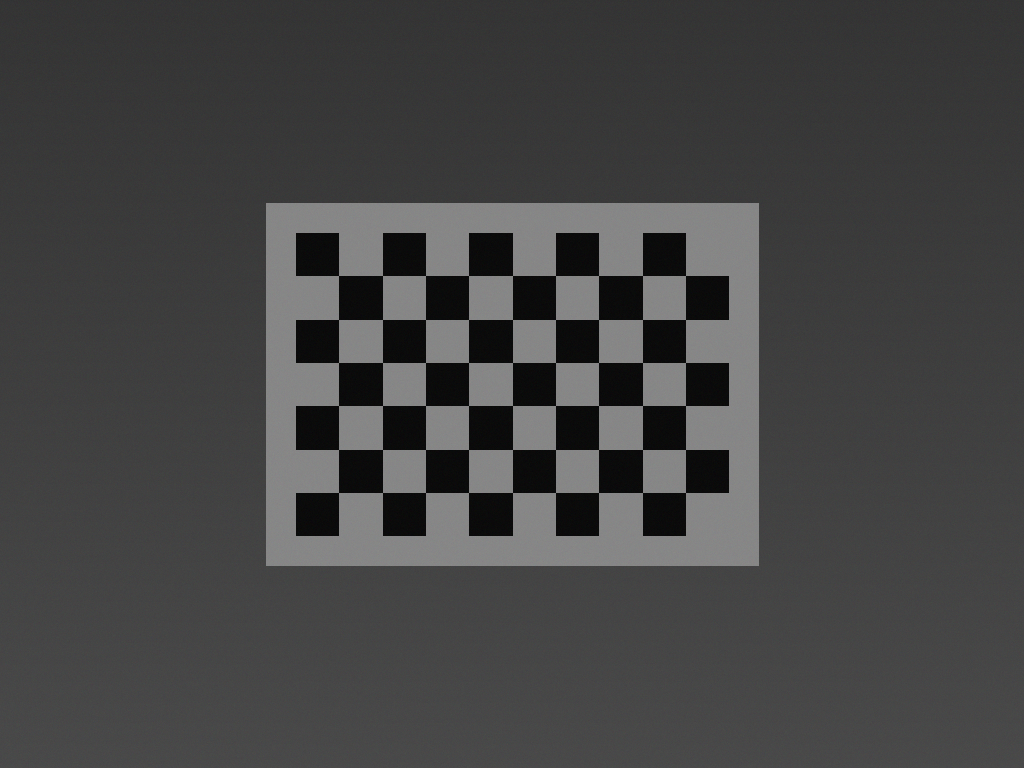
#> input picture 应用层项目/相机标定/assets/calib_01.png, 1024 x 768 px; its folder holds 4 pictures in this run
$ python demo.py
#> lines starting #> are read from the running program, lines starting #| are printed output that depends on the picture; after the words box and inside, x2 and y2 are one past the last pixel; in counts of white or black regions, pixels touching at a corner belong together
# -*- coding: utf-8 -*-
"""相机标定：用 12 张棋盘格视图求内参与畸变系数，并用重投影误差检验标定质量。

思路：
    1. 每张图检测 9x6 内角点并做亚像素细化；
    2. calibrateCamera 求 K、畸变系数，同时输出每张图的重投影误差；
    3. 用标定结果去畸变，与原图并排对比，误差按视图画成柱状图。

核心函数：cv2.findChessboardCorners / cv2.cornerSubPix / cv2.calibrateCamera / cv2.undistort
输出：output/calib_corners.png、calib_undistort.png、calib_errors.png
"""

import argparse
import glob
import os
import sys

try:
    import cv2
    import numpy as np
except ImportError:  # pragma: no cover
    sys.exit("缺少依赖：pip install opencv-contrib-python numpy")

HERE = os.path.dirname(os.path.abspath(__file__))
PROJ = os.path.dirname(HERE)
ASSETS = os.path.join(PROJ, "assets")
OUT = os.path.join(PROJ, "output")

PATTERN = (9, 6)      # 内角点列数、行数
SQUARE_MM = 25.0      # 方格边长
CRIT = (cv2.TERM_CRITERIA_EPS | cv2.TERM_CRITERIA_MAX_ITER, 40, 1e-4)


def save(name, img):
    os.makedirs(OUT, exist_ok=True)
    path = os.path.join(OUT, name)
    cv2.imwrite(path, img)
    print("已保存", os.path.relpath(path, PROJ))


def tile(images, size=(420, 320)):
    """把若干张图缩放到同一尺寸后横向/纵向拼图。"""
    thumbs = [cv2.resize(im, size) for im in images]
    return np.vstack(thumbs) if len(thumbs) == 1 else np.hstack(thumbs)


def bar_chart(values, labels, size=(760, 360), title="reprojection error (px)"):
    """用 OpenCV 手绘柱状图，避免引入 matplotlib。"""
    w, h = size
    canvas = np.full((h, w, 3), 255, np.uint8)
    cv2.putText(canvas, title, (14, 26), cv2.FONT_HERSHEY_SIMPLEX, 0.7, (30, 30, 30), 2)
    top = max(max(values) * 1.25, 0.5)
    x0, y0, plot_h = 50, h - 40, h - 90
    cv2.line(canvas, (x0, y0), (w - 20, y0), (0, 0, 0), 1)
    cv2.line(canvas, (x0, y0), (x0, y0 - plot_h), (0, 0, 0), 1)
    bw = (w - x0 - 30) / len(values)
    for i, (v, lab) in enumerate(zip(values, labels)):
        bx = int(x0 + i * bw + bw * 0.2)
        bh = int(plot_h * v / top)
        color = (60, 160, 60) if v < np.mean(values) * 1.5 else (40, 90, 200)
        cv2.rectangle(canvas, (bx, y0 - bh), (int(bx + bw * 0.6), y0), color, -1)
        cv2.putText(canvas, "%.2f" % v, (bx - 2, y0 - bh - 6), cv2.FONT_HERSHEY_SIMPLEX, 0.4, (0, 0, 0), 1)
        cv2.putText(canvas, lab, (bx, y0 + 18), cv2.FONT_HERSHEY_SIMPLEX, 0.4, (0, 0, 0), 1)
    return canvas


def main():
    ap = argparse.ArgumentParser(description="棋盘格相机标定")
    ap.add_argument("--pattern", default="%dx%d" % PATTERN)
    ap.add_argument("--square-mm", type=float, default=SQUARE_MM)
    ap.add_argument("--display", action="store_true")
    args = ap.parse_args()

    cols, rows = (int(v) for v in args.pattern.lower().split("x"))
    files = sorted(glob.glob(os.path.join(ASSETS, "calib_*.png")))
    if not files:
        sys.exit("assets/ 下没有 calib_*.png")

    objp = np.zeros((cols * rows, 3), np.float32)
    objp[:, :2] = np.mgrid[0:cols, 0:rows].T.reshape(-1, 2) * args.square_mm

    object_points, image_points, used, previews = [], [], [], []
    for path in files:
        img = cv2.imread(path)
#> img is the input picture: shape (768, 1024, 3); mean B, G, R 68.5, 68.5, 68.5
        gray = cv2.cvtColor(img, cv2.COLOR_BGR2GRAY)
        ok, corners = cv2.findChessboardCorners(gray, (cols, rows), None)
#> ok = True; corners = 54 rows, first 8: [338.5, 275.5], [382.5, 275.5], [425.5, 275.5], [468.5, 275.5], [512.5, 275.5], [555.5, 275.5], [598.5, 275.5], [642.5, 275.5]
        if not ok:
            print("跳过（没找到角点）：", os.path.basename(path))
            continue
        corners = cv2.cornerSubPix(gray, corners, (11, 11), (-1, -1), CRIT)
        object_points.append(objp)
        image_points.append(corners)
        used.append(os.path.basename(path))
        if len(previews) < 2:
            vis = img.copy()
            cv2.drawChessboardCorners(vis, (cols, rows), corners, ok)
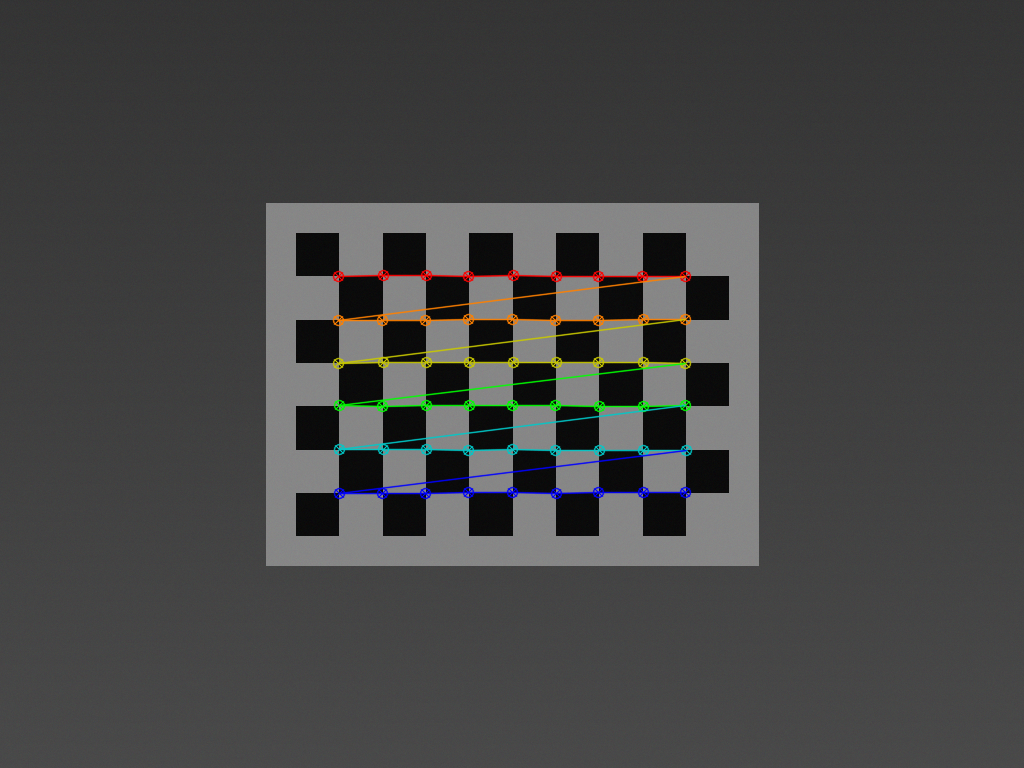
#> vis: shape (768, 1024, 3); 1.98% of pixels changed, all inside (x1, y1, x2, y2) = (332, 269, 693, 500)
            previews.append(vis)
#> pass 2 of the loop in main, `for path in files:`:
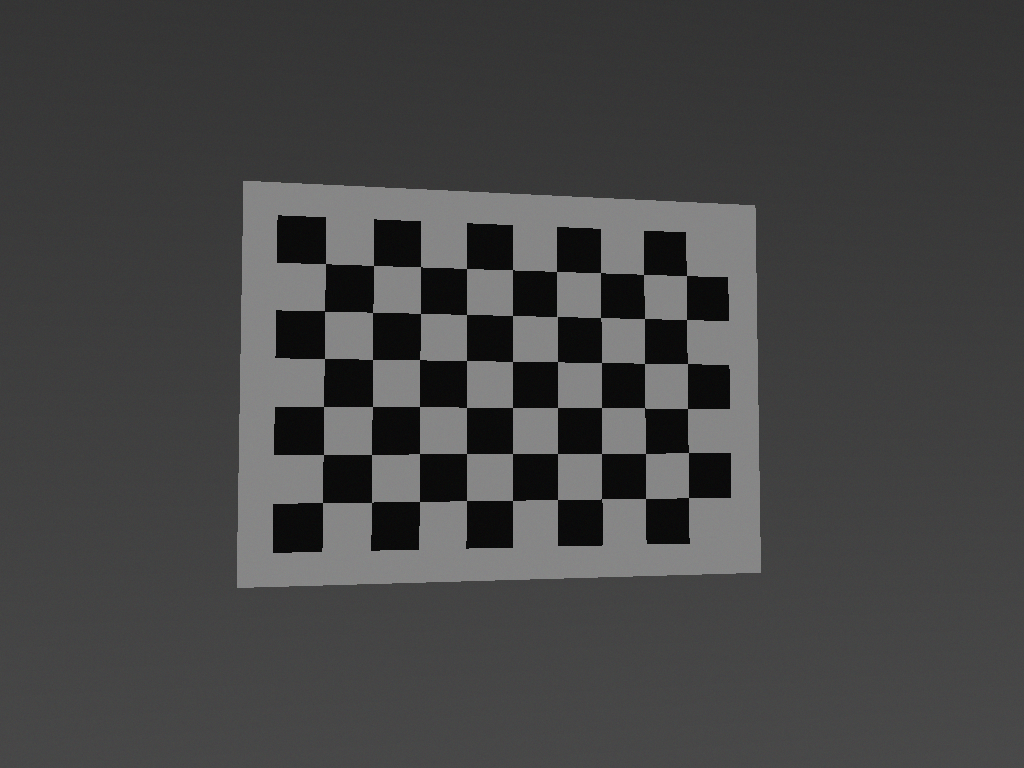
#> input picture 应用层项目/相机标定/assets/calib_02.png, 1024 x 768 px
#> in main, img is the input picture: shape (768, 1024, 3); mean B, G, R 68.9, 68.9, 68.9
#> in main, `ok, corners = cv2.findChessboardCorners(gray, (cols, rows), None)`: corners = 54 rows, first 8: [325.5, 263.5], [373.5, 265.5], [420.5, 266.3], [466.5, 268.5], [512.5, 269.3], [556.5, 271.5], [600.5, 272.5], [643.5, 274.5]
#> in main, `corners = cv2.cornerSubPix(gray, corners, (11, 11), (-1, -1), CRIT)`: corners = 54 rows, first 8: [325.6, 263.4], [373.5, 265.5], [420.5, 266.7], [466.5, 268.5], [512.5, 269.7], [556.5, 271.5], [600.6, 272.5], [643.4, 274.6]
#> in main, `cv2.drawChessboardCorners(vis, (cols, rows), corners, ok)`:
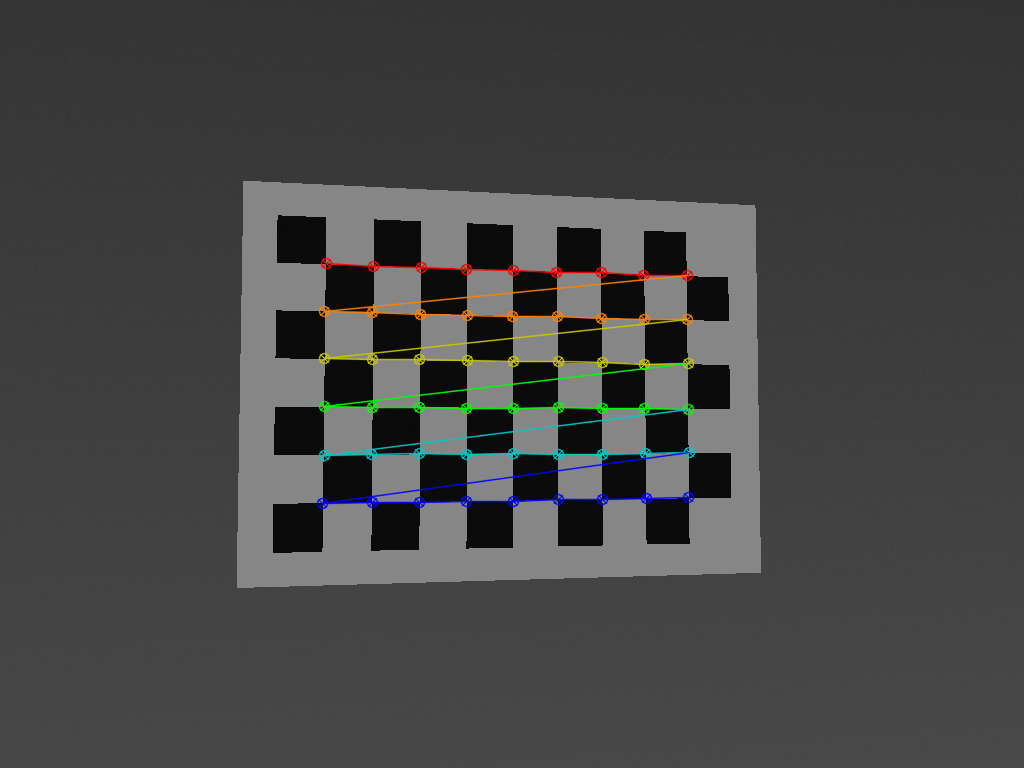
#> vis: shape (768, 1024, 3); 2.05% of pixels changed, all inside (x1, y1, x2, y2) = (316, 257, 696, 510)

    if len(object_points) < 3:
        sys.exit("有效视图不足 3 张，无法标定")

    first_img = cv2.imread(files[0])
    size = (first_img.shape[1], first_img.shape[0])
#> size = (1024, 768)
    flags = cv2.CALIB_ZERO_TANGENT_DIST | cv2.CALIB_FIX_K3
    rms, K, dist, rvecs, tvecs = cv2.calibrateCamera(object_points, image_points, size, None, None, flags=flags)

    per_view = []
    for i in range(len(object_points)):
        proj, _ = cv2.projectPoints(object_points[i], rvecs[i], tvecs[i], K, dist)
        err = float(np.mean(np.linalg.norm(proj.reshape(-1, 2) - image_points[i].reshape(-1, 2), axis=1)))
        per_view.append(err)

    print("参与标定视图：%d / %d" % (len(used), len(files)))
    print("整体重投影 RMS：%.3f px" % rms)
    print("内参 K =\n", np.array2string(K, precision=2))
    print("畸变系数 dist =", np.array2string(dist.ravel(), precision=4))
    print("单视图误差：", ["%.2f" % e for e in per_view])

    gt_file = os.path.join(ASSETS, "intrinsics_gt.txt")
    if os.path.exists(gt_file):
        g = np.loadtxt(gt_file)
        errs = [abs(K[0, 0] - g[0]) / g[0] * 100, abs(K[1, 1] - g[1]) / g[1] * 100,
                abs(K[0, 2] - g[2]), abs(K[1, 2] - g[3])]
        print("与真值对比：fx %.3f%%  fy %.3f%%  cx %.2fpx  cy %.2fpx（合成数据自带真值）"
              % (errs[0], errs[1], errs[2], errs[3]))

    save("calib_corners.png", tile(previews))
#> in tile, `return np.vstack(thumbs) if len(thumbs) == 1 else np.hstack(thumbs)`:
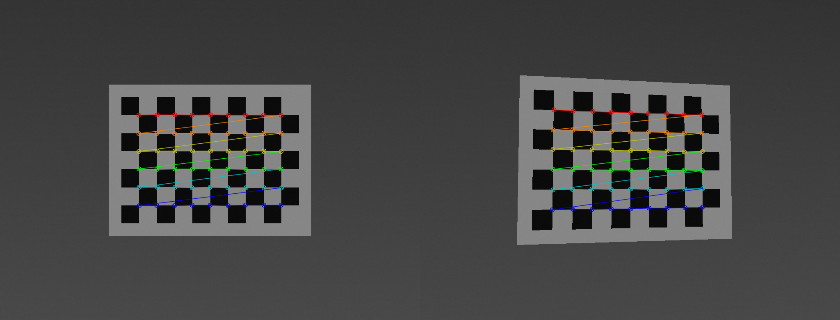
#> returned value: shape (320, 840, 3); mean of channels 0, 1, 2 68.7, 69.2, 68.9; drawn as B, G, R
    first = cv2.imread(files[0])
    undist = cv2.undistort(first, K, dist)
    compare = np.hstack([cv2.resize(first, (512, 512)), cv2.resize(undist, (512, 512))])
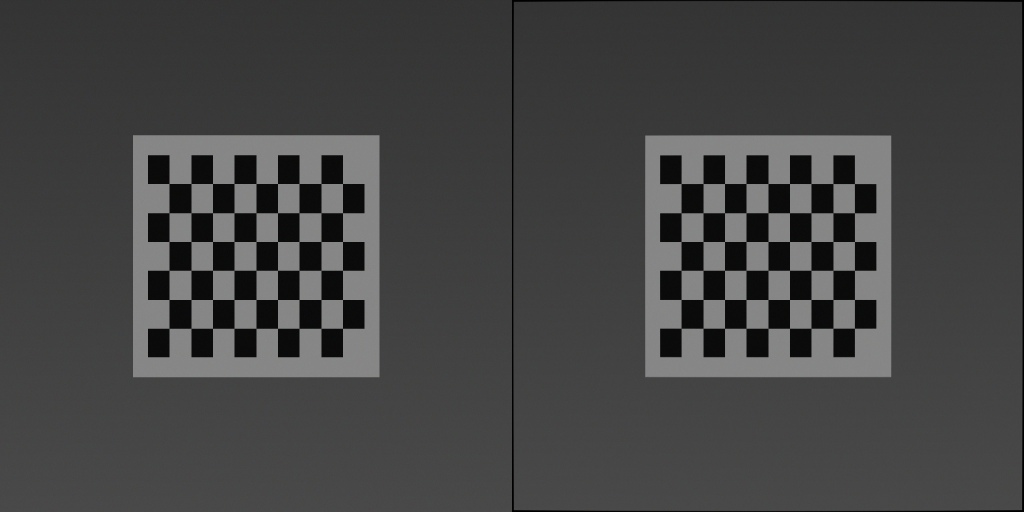
#> compare: shape (512, 1024, 3); mean B, G, R 68.1, 68.1, 68.1
    cv2.putText(compare, "original", (16, 36), cv2.FONT_HERSHEY_SIMPLEX, 1.0, (0, 0, 255), 2)
    cv2.putText(compare, "undistorted", (528, 36), cv2.FONT_HERSHEY_SIMPLEX, 1.0, (0, 255, 0), 2)
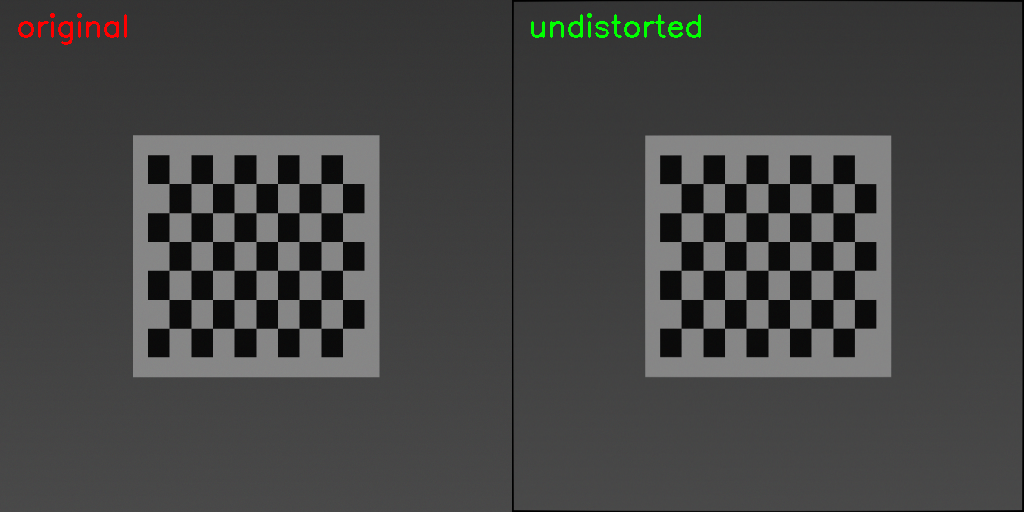
#> compare: shape (512, 1024, 3); mean B, G, R 67.9, 68.6, 68.3
    save("calib_undistort.png", compare)
    save("calib_errors.png", bar_chart(per_view, [u.split("_")[-1].split(".")[0] for u in used]))
#> in bar_chart, `cv2.putText(canvas, title, (14, 26), cv2.FONT_HERSHEY_SIMPLEX, 0.7, (3..`:
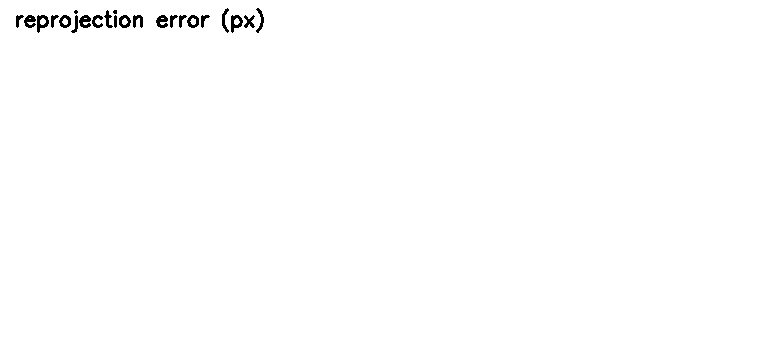
#> canvas: shape (360, 760, 3); values 30 (black) and 255 (white), 99.4% white; 23 black regions (2 under 20 px), largest, box (x1, y1, x2, y2) and area: (37, 15, 49, 33) 117, (231, 15, 243, 33) 115, (79, 15, 91, 28) 104
#> in bar_chart, `cv2.line(canvas, (x0, y0), (x0, y0 - plot_h), (0, 0, 0), 1)`:
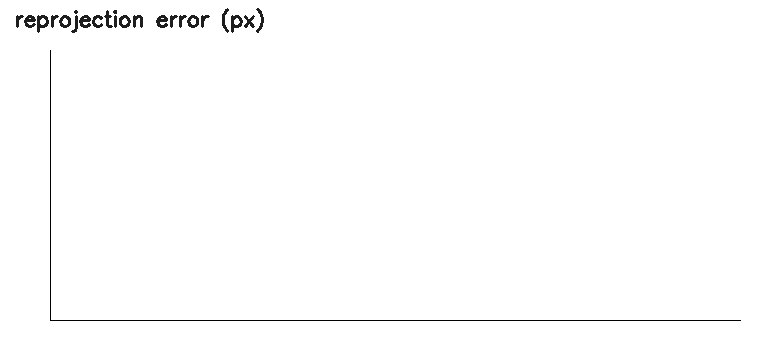
#> canvas: shape (360, 760, 3); min 0, max 255, mean 252.7
#> after the loop in bar_chart, `for i, (v, lab) in enumerate(zip(values, labels)):`:
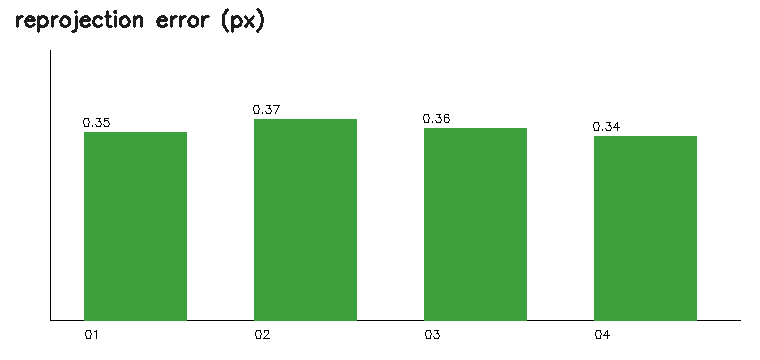
#> canvas: shape (360, 760, 3); mean of channels 0, 1, 2 196.3, 225.2, 196.3; drawn as B, G, R

    if args.display:
        cv2.imshow("undistort", compare)
        cv2.waitKey(0)
        cv2.destroyAllWindows()


if __name__ == "__main__":
    main()
